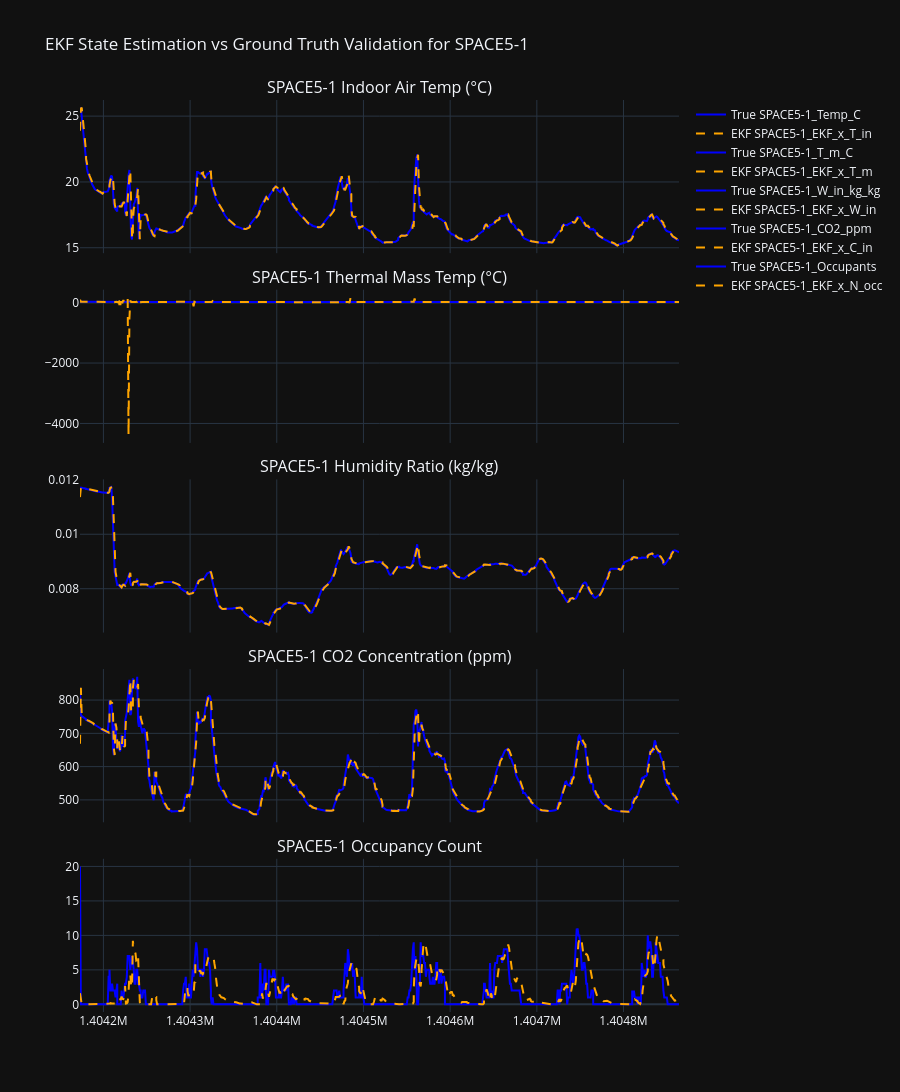

Source (notebook cell):
### Code cell
# To see how well the filter is tracking the real simulation states
plot_ekf_performance(df, zone_name=zone_name)

### Figure 1 — Plotly figure (JSON) as saved in the notebook; plotly's stock layout.template omitted (floating-point values rounded to 4 significant figures; data arrays with more than 128 entries replaced by an {"elided": "..."} marker saying what was removed)
{"data": [{"line": {"color": "blue"}, "mode": "lines", "name": "True SPACE5-1_Temp_C", "type": "scatter", "x": {"elided": "768 int values"}, "xaxis": "x", "y": {"elided": "768 float values"}, "yaxis": "y"}, {"line": {"color": "orange", "dash": "dash"}, "mode": "lines", "name": "EKF SPACE5-1_EKF_x_T_in", "type": "scatter", "x": {"elided": "768 int values"}, "xaxis": "x", "y": {"elided": "768 float values"}, "yaxis": "y"}, {"line": {"color": "blue"}, "mode": "lines", "name": "True SPACE5-1_T_m_C", "type": "scatter", "x": {"elided": "768 int values"}, "xaxis": "x2", "y": {"elided": "768 float values"}, "yaxis": "y2"}, {"line": {"color": "orange", "dash": "dash"}, "mode": "lines", "name": "EKF SPACE5-1_EKF_x_T_m", "type": "scatter", "x": {"elided": "768 int values"}, "xaxis": "x2", "y": {"elided": "768 float values"}, "yaxis": "y2"}, {"line": {"color": "blue"}, "mode": "lines", "name": "True SPACE5-1_W_in_kg_kg", "type": "scatter", "x": {"elided": "768 int values"}, "xaxis": "x3", "y": {"elided": "768 float values"}, "yaxis": "y3"}, {"line": {"color": "orange", "dash": "dash"}, "mode": "lines", "name": "EKF SPACE5-1_EKF_x_W_in", "type": "scatter", "x": {"elided": "768 int values"}, "xaxis": "x3", "y": {"elided": "768 float values"}, "yaxis": "y3"}, {"line": {"color": "blue"}, "mode": "lines", "name": "True SPACE5-1_CO2_ppm", "type": "scatter", "x": {"elided": "768 int values"}, "xaxis": "x4", "y": {"elided": "768 float values"}, "yaxis": "y4"}, {"line": {"color": "orange", "dash": "dash"}, "mode": "lines", "name": "EKF SPACE5-1_EKF_x_C_in", "type": "scatter", "x": {"elided": "768 int values"}, "xaxis": "x4", "y": {"elided": "768 float values"}, "yaxis": "y4"}, {"line": {"color": "blue"}, "mode": "lines", "name": "True SPACE5-1_Occupants", "type": "scatter", "x": {"elided": "768 int values"}, "xaxis": "x5", "y": {"elided": "768 int values"}, "yaxis": "y5"}, {"line": {"color": "orange", "dash": "dash"}, "mode": "lines", "name": "EKF SPACE5-1_EKF_x_N_occ", "type": "scatter", "x": {"elided": "768 int values"}, "xaxis": "x5", "y": {"elided": "768 float values"}, "yaxis": "y5"}], "layout": {"annotations": [{"font": {"size": 16}, "showarrow": false, "text": "SPACE5-1 Indoor Air Temp (°C)", "x": 0.5, "xanchor": "center", "xref": "paper", "y": 1, "yanchor": "bottom", "yref": "paper"}, {"font": {"size": 16}, "showarrow": false, "text": "SPACE5-1 Thermal Mass Temp (°C)", "x": 0.5, "xanchor": "center", "xref": "paper", "y": 0.792, "yanchor": "bottom", "yref": "paper"}, {"font": {"size": 16}, "showarrow": false, "text": "SPACE5-1 Humidity Ratio (kg/kg)", "x": 0.5, "xanchor": "center", "xref": "paper", "y": 0.584, "yanchor": "bottom", "yref": "paper"}, {"font": {"size": 16}, "showarrow": false, "text": "SPACE5-1 CO2 Concentration (ppm)", "x": 0.5, "xanchor": "center", "xref": "paper", "y": 0.376, "yanchor": "bottom", "yref": "paper"}, {"font": {"size": 16}, "showarrow": false, "text": "SPACE5-1 Occupancy Count", "x": 0.5, "xanchor": "center", "xref": "paper", "y": 0.168, "yanchor": "bottom", "yref": "paper"}], "height": 1200, "hovermode": "x unified", "title": {"text": "EKF State Estimation vs Ground Truth Validation for SPACE5-1"}, "xaxis": {"anchor": "y", "domain": [0, 1], "matches": "x5", "showticklabels": false}, "xaxis2": {"anchor": "y2", "domain": [0, 1], "matches": "x5", "showticklabels": false}, "xaxis3": {"anchor": "y3", "domain": [0, 1], "matches": "x5", "showticklabels": false}, "xaxis4": {"anchor": "y4", "domain": [0, 1], "matches": "x5", "showticklabels": false}, "xaxis5": {"anchor": "y5", "domain": [0, 1]}, "yaxis": {"anchor": "x", "domain": [0.832, 1]}, "yaxis2": {"anchor": "x2", "domain": [0.624, 0.792]}, "yaxis3": {"anchor": "x3", "domain": [0.416, 0.584]}, "yaxis4": {"anchor": "x4", "domain": [0.208, 0.376]}, "yaxis5": {"anchor": "x5", "domain": [0, 0.168]}}}
